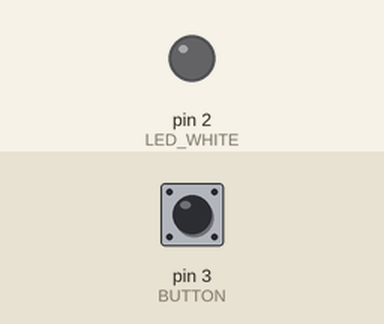
Recording of a sketch running on a simulated Arduino Uno, built with avr-gcc and run on an emulated ATmega328P. On the bench: output pins drawn as LEDs (lit = HIGH). The inputs (shaded band) are chosen by the test bench; at power-on: pin 3 (BUTTON) LOW.

Above: at 1.2 s.
1.3 s: pin 3 (BUTTON) pulled HIGH for 0.15 s
At 3.4 s:
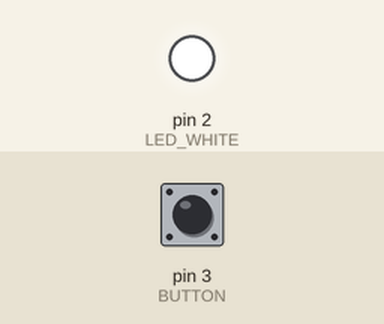
Timing chart, 0 to 10.3 s (numbered marks = the images above; inputs shaded):
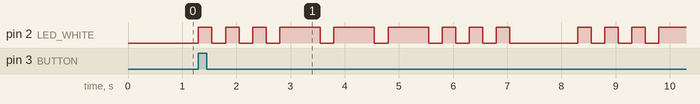

The sketch:

SOSLightFlashing.ino
```cpp
/*
   EIT (Electronic In Touch) Projects
   www.eitkw.com

   Youtube Project Link:
   https://www.youtube.com/watch?v=GcXmUjAJp-8

   Github Project Source Code Link:
   www.eitkw.com/GitHub

   Project Conponents Package Link:
   www.eitkw.com/EIT-PGK-001/
   - 1 x Arduino Uno
   - 1 x LEDs (White)
   - 1 x Resistor 330 Ohm
   - 1 x Resistor 10  KOhm

   Project Name: SOS Light Flashing
   In this code we will simulate SOS Light flashing,
   This project consists of while LED and button to start flashing.

   Proj0001PGK001
   Created March 27,2020 BY EIT EDUCATION GROUP
   Modified April 01,2020 BY EIT EDUCATION GROUP

*/

//Define Constant variables
#define LED_WHITE   2
#define BUTTON      3

int buttonState = 0;

//Display flashing Morse code for alphabet "S"
void Morse_S_code() {
  digitalWrite(LED_WHITE, HIGH);// turn the LED on by making the voltage HIGH
  delay(250);
  digitalWrite(LED_WHITE, LOW); // turn the LED off by making the voltage LOW
  delay(250);
  digitalWrite(LED_WHITE, HIGH);// turn the LED on by making the voltage HIGH
  delay(250);
  digitalWrite(LED_WHITE, LOW); // turn the LED off by making the voltage LOW
  delay(250);
  digitalWrite(LED_WHITE, HIGH);// turn the LED on by making the voltage HIGH
  delay(250);
  digitalWrite(LED_WHITE, LOW); // turn the LED off by making the voltage LOW
  delay(250);
}

//Display flashing Morse code for alphabet "O"
void Morse_O_code() {
  digitalWrite(LED_WHITE, HIGH);// turn the LED on by making the voltage HIGH
  delay(750);
  digitalWrite(LED_WHITE, LOW); // turn the LED off by making the voltage LOW
  delay(250);
  digitalWrite(LED_WHITE, HIGH);// turn the LED on by making the voltage HIGH
  delay(750);
  digitalWrite(LED_WHITE, LOW); // turn the LED off by making the voltage LOW
  delay(250);
  digitalWrite(LED_WHITE, HIGH);// turn the LED on by making the voltage HIGH
  delay(750);
  digitalWrite(LED_WHITE, LOW); // turn the LED off by making the voltage LOW
  delay(250);
}

void setup() {
  //define the LEDs pins as output
  pinMode(LED_WHITE, OUTPUT);
  //Define the push button as input
  pinMode(BUTTON, INPUT);
}

void loop() {

  //Read the state of the push button pressed or not
  buttonState = digitalRead(BUTTON);

  //check if the pushbutton is pressed. If it is, the buttonState is HIGH
  if (buttonState == HIGH) {
    while (1) {
      Morse_S_code();//S Morse code light
      Morse_O_code();//O Morse code light
      Morse_S_code();//S Morse code light
      delay(1000);   //Delay 1 second between words
    }
  }
}
```

Measured:
- after the input at 1.3 s, pin 2 (LED_WHITE): LOW → HIGH at once, → LOW 0.25 s later, → HIGH 0.25 s later, → LOW 0.25 s later, … (25 changes in this stretch)
